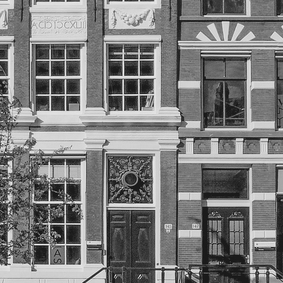
#> input picture tp4/ressources-tp4/04-facade-reference.png, 283 x 283 px, shrunk from 512 x 512 before the run
$ python 06_module_phase.py
#> lines starting #> are read from the running program, lines starting #| are printed output that depends on the picture; long printed decimals are rounded
### tp4/tp4_outils.py
"""Chargement et affichage ; les calculs des exercices restent dans leurs scripts."""
from pathlib import Path
import numpy as np
import matplotlib.pyplot as plt
from PIL import Image

DOSSIER_SCRIPTS = Path(__file__).resolve().parent
DOSSIER_RESSOURCES = DOSSIER_SCRIPTS.parent / 'tp4' / 'ressources-tp4'
if not DOSSIER_RESSOURCES.exists():
    DOSSIER_RESSOURCES = DOSSIER_SCRIPTS.parent / 'ressources'
DOSSIER_RESULTATS = DOSSIER_SCRIPTS / 'resultats'


def charger_image(nom):
    with Image.open(DOSSIER_RESSOURCES / nom) as source:
        return np.asarray(source.convert('L'), dtype=float) / 255


def verifier(valeur):
    if valeur is None:
        raise NotImplementedError('Complétez les calculs TODO avant de lancer le script.')
    return valeur


# [61 lines left out: functions afficher_spectre, afficher_translation, not called in this run]


def enregistrer(figure, nom):
    DOSSIER_RESULTATS.mkdir(exist_ok=True)
    figure.tight_layout(h_pad=2.5)
    figure.savefig(DOSSIER_RESULTATS / nom, dpi=160, bbox_inches='tight')
    print('Figure enregistrée :', DOSSIER_RESULTATS / nom)
    plt.show()
    plt.close(figure)


# [79 lines left out: functions afficher_passe_bas, afficher_rejection, not called in this run]


def afficher_hybrides(facade, circuit, hybride_1, hybride_2):
    images = [facade, circuit, hybride_1, hybride_2]
    minimum = min(float(image.min()) for image in images)
    maximum = max(float(image.max()) for image in images)
    figure, axes = plt.subplots(2, 2, figsize=(10, 10))
    titres = ['Façade', 'Circuit', 'Module façade\nPhase circuit',
              'Module circuit\nPhase façade']
    for axe, image, titre in zip(axes.flat, images, titres):
        axe.imshow(image, cmap='gray', vmin=minimum, vmax=maximum)
        axe.set_title(titre)
        axe.axis('off')
    figure.suptitle(f'Échelle commune : [{minimum:.3f}, {maximum:.3f}]\n'
                    'Valeurs conservées, sans écrêtage ni normalisation séparée')
    enregistrer(figure, '06-module-phase.png')

### tp4/06_module_phase.py
"""Combiner les modules et les phases de deux images distinctes."""
import numpy as np
from tp4_outils import charger_image, verifier, afficher_hybrides

facade = charger_image('04-facade-reference.png')
#> in charger_image, source is the input picture: PIL image 283x283 L; min 3, max 253, mean 124.2
circuit = charger_image('07-circuit-reference.png')
#> call 2 of charger_image, with nom = '07-circuit-reference.png'
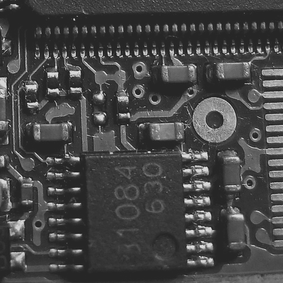
#> input picture tp4/ressources-tp4/07-circuit-reference.png, 283 x 283 px, shrunk from 512 x 512 before the run
#> in charger_image, source is the input picture: PIL image 283x283 L; min 20, max 239, mean 70
if facade.shape != circuit.shape:
    raise ValueError('Les deux images doivent avoir les mêmes dimensions.')
spectre_facade = np.fft.fft2(facade)
spectre_circuit = np.fft.fft2(circuit)

# TODO : conserver le module de la façade et utiliser la phase du circuit.
hybride_1 = np.abs(spectre_facade)*np.exp(1j*np.angle(spectre_circuit))
verifier(hybride_1)
# TODO : conserver le module du circuit et utiliser la phase de la façade.
hybride_2 = np.abs(spectre_circuit)*np.exp(1j*np.angle(spectre_facade))
verifier(hybride_2)

images_hybrides = []
for titre, spectre_hybride, spectre_module in [
    ('Module façade, phase circuit', hybride_1, spectre_facade),
    ('Module circuit, phase façade', hybride_2, spectre_circuit),
]:
    module_attendu = np.abs(spectre_module)
    ecart = np.max(np.abs(np.abs(spectre_hybride) - module_attendu))
    maximum = module_attendu.max()
    ecart_relatif = ecart / maximum if maximum > 0 else ecart
    reconstruction = np.fft.ifft2(spectre_hybride)
    residu = np.max(np.abs(reconstruction.imag))
    print(titre)
    print(f'  Écart relatif entre modules : {ecart_relatif:.3e}')
    print(f'  Résidu imaginaire maximal : {residu:.3e}')
    if residu > 1e-12:
        raise ValueError('Résidu imaginaire trop élevé : vérifier les combinaisons.')
    image = reconstruction.real
    print(f'  Minimum : {image.min():.6f} ; maximum : {image.max():.6f}')
    images_hybrides.append(image)
#> this loop made 2 passes
#> (titre, ecart, maximum, ecart_relatif, residu) on passes 1 to 2: ('Module façade, phase circuit', 2.27e-13, 38995.1, 5.83e-18, 4.05e-15), ('Module circuit, phase façade', 1.14e-13, 21982.2, 5.17e-18, 1.93e-15)
#| Module façade, phase circuit
#|   Écart relatif entre modules : 5.831e-18
#|   Résidu imaginaire maximal : 4.052e-15
#|   Minimum : -0.3332 ; maximum : 1.779
#| Module circuit, phase façade
#|   Écart relatif entre modules : 5.172e-18
#|   Résidu imaginaire maximal : 1.929e-15
#|   Minimum : -0.2606 ; maximum : 0.7885
#> pass 1, `module_attendu = np.abs(spectre_module)`:
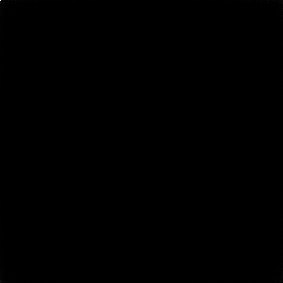
#> module_attendu: shape (283, 283) float64; min 0.0365, max 38995.1, mean 26.4; drawn with min black and max white
#> pass 1, `image = reconstruction.real`:
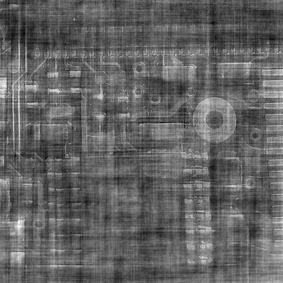
#> image: shape (283, 283) float64; min -0.333, max 1.78, mean 0.487; drawn with min black and max white
#> pass 2, `image = reconstruction.real`:
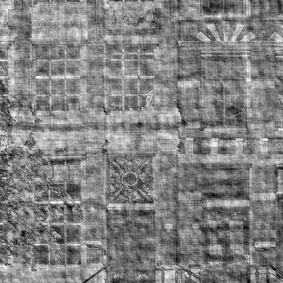
#> image: shape (283, 283) float64; min -0.261, max 0.788, mean 0.274; drawn with min black and max white
#> after the loop, images_hybrides = 2 items

# Toutes les valeurs reconstruites restent disponibles sans écrêtage.
afficher_hybrides(facade, circuit, *images_hybrides)
#> in afficher_hybrides, `minimum = min(float(image.min()) for image in images)`: minimum = -0.333
#> in afficher_hybrides, `maximum = max(float(image.max()) for image in images)`: maximum = 1.78
#> the loop in afficher_hybrides, `for axe, image, titre in zip(axes.flat, images, titres):` made 4 passes
#> titre on passes 1 to 2: 'Façade', 'Circuit'
